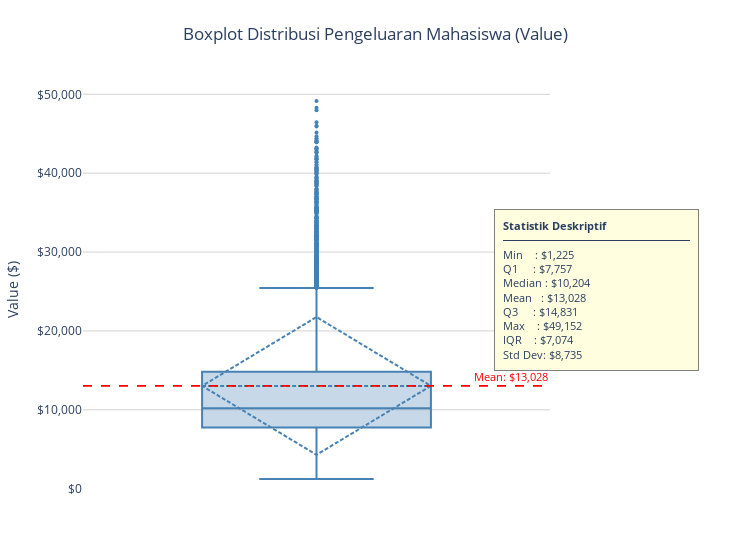

This figure's notebook cell:
### Markdown cell above
### Box Plot

### Code cell
values   = df['Value'].dropna()
mean_val = np.mean(values)

# ============================================================
# BOXPLOT
# ============================================================
fig = go.Figure()

fig.add_trace(go.Box(
    y=values,
    name='Value',
    marker=dict(
        color='steelblue',
        outliercolor='red',
        size=4,
        line=dict(outliercolor='red', outlierwidth=1.5)
    ),
    line=dict(color='steelblue', width=2),
    fillcolor='rgba(70,130,180,0.3)',
    boxmean='sd',                        # Tampilkan mean & std dev
    boxpoints='outliers',                # Tampilkan outlier saja
    hovertemplate=(
        "<b>%{y:$,.0f}</b><extra></extra>"
    )
))

# Garis Mean
fig.add_hline(
    y=mean_val,
    line=dict(color='red', dash='dash', width=1.8),
    annotation_text=f'Mean: ${mean_val:,.0f}',
    annotation_position='top right',
    annotation_font=dict(color='red', size=11)
)

# ============================================================
# ANOTASI STATISTIK
# ============================================================
q1_val     = np.percentile(values, 25)
q3_val     = np.percentile(values, 75)
median_val = np.median(values)
iqr_val    = q3_val - q1_val
min_val    = np.min(values)
max_val    = np.max(values)
std_val    = np.std(values, ddof=1)

stats_text = (
    f"<b>Statistik Deskriptif</b><br>"
    f"─────────────────<br>"
    f"Min    : ${min_val:,.0f}<br>"
    f"Q1     : ${q1_val:,.0f}<br>"
    f"Median : ${median_val:,.0f}<br>"
    f"Mean   : ${mean_val:,.0f}<br>"
    f"Q3     : ${q3_val:,.0f}<br>"
    f"Max    : ${max_val:,.0f}<br>"
    f"IQR    : ${iqr_val:,.0f}<br>"
    f"Std Dev: ${std_val:,.0f}"
)

fig.add_annotation(
    x=1.32, y=0.5,
    xref='paper', yref='paper',
    text=stats_text,
    showarrow=False,
    align='left',
    bgcolor='lightyellow',
    bordercolor='grey',
    borderwidth=1,
    borderpad=8,
    font=dict(size=11)
)

fig.update_layout(
    title=dict(
        text='Boxplot Distribusi Pengeluaran Mahasiswa (Value)',
        font=dict(size=17),
        x=0.5
    ),
    yaxis=dict(
        title='Value ($)',
        tickprefix='$',
        tickformat=',.0f',
        showgrid=True,
        gridcolor='lightgrey'
    ),
    xaxis=dict(showticklabels=False),
    plot_bgcolor='white',
    paper_bgcolor='white',
    height=560,
    width=750,
    margin=dict(t=80, b=60, l=80, r=200),
    showlegend=False
)

fig.show()

### Figure 1 — Plotly figure (JSON) as saved in the notebook; plotly's stock layout.template omitted (floating-point values rounded to 4 significant figures; data arrays with more than 128 entries replaced by an {"elided": "..."} marker saying what was removed)
{"data": [{"boxmean": "sd", "boxpoints": "outliers", "fillcolor": "rgba(70,130,180,0.3)", "hovertemplate": "<b>%{y:$,.0f}</b><extra></extra>", "line": {"color": "steelblue", "width": 2}, "marker": {"color": "steelblue", "line": {"outliercolor": "red", "outlierwidth": 1.5}, "outliercolor": "red", "size": 4}, "name": "Value", "type": "box", "y": {"elided": "3548 int values"}}], "layout": {"annotations": [{"font": {"color": "red", "size": 11}, "showarrow": false, "text": "Mean: $13,028", "x": 1, "xanchor": "right", "xref": "x domain", "y": 13030.0, "yanchor": "bottom", "yref": "y"}, {"align": "left", "bgcolor": "lightyellow", "bordercolor": "grey", "borderpad": 8, "borderwidth": 1, "font": {"size": 11}, "showarrow": false, "text": "<b>Statistik Deskriptif</b><br>─────────────────<br>Min    : $1,225<br>Q1     : $7,757<br>Median : $10,204<br>Mean   : $13,028<br>Q3     : $14,831<br>Max    : $49,152<br>IQR    : $7,074<br>Std Dev: $8,735", "x": 1.32, "xref": "paper", "y": 0.5, "yref": "paper"}], "height": 560, "margin": {"b": 60, "l": 80, "r": 200, "t": 80}, "paper_bgcolor": "white", "plot_bgcolor": "white", "shapes": [{"line": {"color": "red", "dash": "dash", "width": 1.8}, "type": "line", "x0": 0, "x1": 1, "xref": "x domain", "y0": 13030.0, "y1": 13030.0, "yref": "y"}], "showlegend": false, "title": {"font": {"size": 17}, "text": "Boxplot Distribusi Pengeluaran Mahasiswa (Value)", "x": 0.5}, "width": 750, "xaxis": {"showticklabels": false}, "yaxis": {"gridcolor": "lightgrey", "showgrid": true, "tickformat": ",.0f", "tickprefix": "$", "title": {"text": "Value ($)"}}}}
